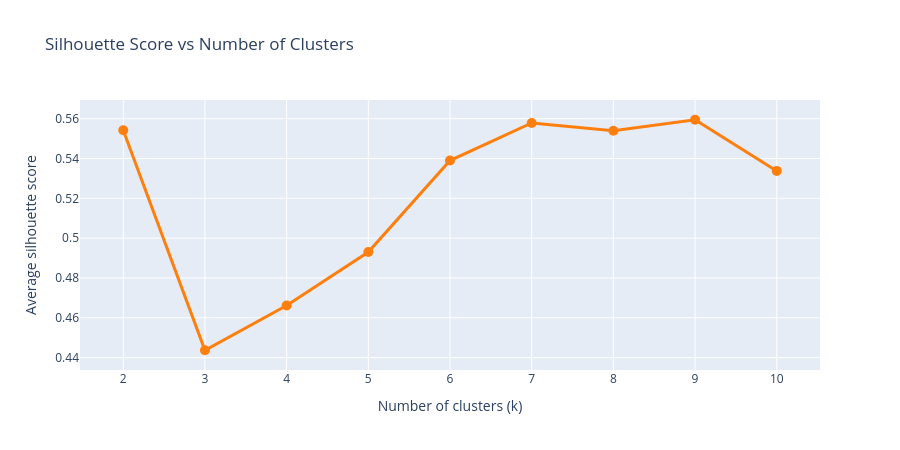

The notebook cell this image was saved under:
### Markdown cell above
### Evaluate Cluster Quality Using the Silhouette Score

**Calculate Silhouette Scores**

Evaluate each value of *k* from 2 to 10 by fitting a K-Means model and calculating its average silhouette score. A sample of 5,000 customers is used to calculate the score, which reduces computation time while providing an estimate of cluster quality.

**Understanding the Silhouette Score**

The silhouette score measures how well customers fit within their assigned clusters and how clearly they are separated from customers in other clusters.

- **Closer to 1:** Customers are well grouped within their own segments and well separated from other segments.
- **Around 0:** Customers are close to the boundary between two or more segments, indicating overlapping clusters.
- **Below 0:** Some customers may be closer to another cluster than the one they were assigned to.

**Interpret the Silhouette Plot**

The figure shows the average silhouette score for each number of clusters. The **higher the score, the better defined the clusters are according to this metric**.

Unlike the Elbow Method, where we look for a point where the curve begins to flatten, the Silhouette Method looks for the **highest point on the plot**. The value of *k* corresponding to this highest point represents the number of clusters with the strongest overall separation and cohesion based on the silhouette measure.

**Identify the Best Number of Clusters**

The code uses `np.argmax()` to locate the highest silhouette score and assigns its corresponding number of clusters to `best_k`. The selected *k* can then be compared with the result from the Elbow Method before making the final clustering decision.

### Code cell
sil_scores = []

for k in k_range:
    km = KMeans(n_clusters=k, random_state=RANDOM_STATE, n_init=10)
    labels = km.fit_predict(X_scaled)
    score = silhouette_score(X_scaled, labels, sample_size=5000, random_state=RANDOM_STATE)
    sil_scores.append(score)

fig = go.Figure()
fig.add_trace(go.Scatter(
    x=list(k_range), y=sil_scores,
    mode="lines+markers",
    marker=dict(size=10),
    line=dict(width=3, color="#ff7f0e"),
    hovertemplate="k = %{x}<br>Silhouette = %{y:.4f}<extra></extra>",
))
fig.update_layout(
    title="Silhouette Score vs Number of Clusters",
    xaxis_title="Number of clusters (k)",
    yaxis_title="Average silhouette score",
    height=450,
)
fig.show()

# Print the best k by silhouette
best_k = list(k_range)[int(np.argmax(sil_scores))]
print(f"Best k by silhouette: {best_k} (score = {max(sil_scores):.4f})")

### Figure 1 — Plotly figure (JSON) as saved in the notebook; plotly's stock layout.template omitted (floating-point values rounded to 4 significant figures)
{"data": [{"hovertemplate": "k = %{x}<br>Silhouette = %{y:.4f}<extra></extra>", "line": {"color": "#ff7f0e", "width": 3}, "marker": {"size": 10}, "mode": "lines+markers", "type": "scatter", "x": [2, 3, 4, 5, 6, 7, 8, 9, 10], "y": [0.5542, 0.4437, 0.4662, 0.493, 0.539, 0.5579, 0.554, 0.5595, 0.5338]}], "layout": {"height": 450, "title": {"text": "Silhouette Score vs Number of Clusters"}, "xaxis": {"title": {"text": "Number of clusters (k)"}}, "yaxis": {"title": {"text": "Average silhouette score"}}}}
